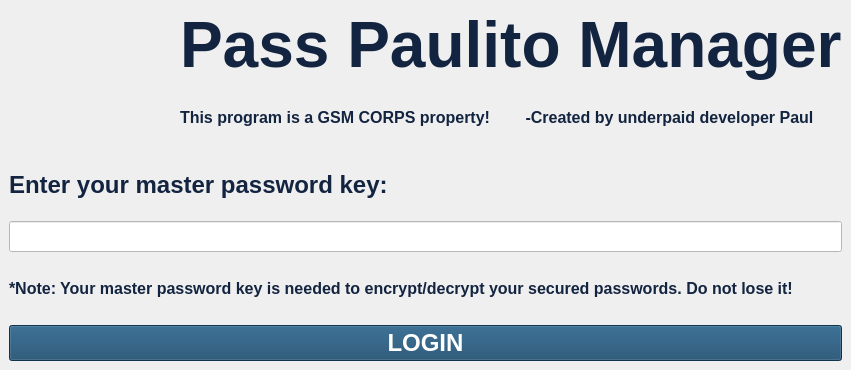
<?xml version="1.0" encoding="UTF-8"?>
<ui version="4.0">
 <class>MainWindow</class>
 <widget class="QMainWindow" name="MainWindow">
  <property name="geometry">
   <rect>
    <x>0</x>
    <y>0</y>
    <width>851</width>
    <height>370</height>
   </rect>
  </property>
  <property name="minimumSize">
   <size>
    <width>851</width>
    <height>370</height>
   </size>
  </property>
  <property name="maximumSize">
   <size>
    <width>851</width>
    <height>370</height>
   </size>
  </property>
  <property name="windowTitle">
   <string>Pass Paulito Manager v1.0</string>
  </property>
  <property name="windowIcon">
   <iconset resource="Resources.qrc">
    <normaloff>:/IconImage/Icon.png</normaloff>:/IconImage/Icon.png</iconset>
  </property>
  <property name="toolTip">
   <string>&lt;html&gt;&lt;head/&gt;&lt;body&gt;&lt;p&gt;&lt;br/&gt;&lt;/p&gt;&lt;/body&gt;&lt;/html&gt;</string>
  </property>
  <property name="whatsThis">
   <string>&lt;html&gt;&lt;head/&gt;&lt;body&gt;&lt;p&gt;&lt;br/&gt;&lt;/p&gt;&lt;/body&gt;&lt;/html&gt;</string>
  </property>
  <property name="autoFillBackground">
   <bool>false</bool>
  </property>
  <property name="styleSheet">
   <string notr="true">background-image: url(:/BackgroundImage/Background.jpg);
background-repeat: no-repeat;
background-position: center;
background-size: cover;</string>
  </property>
  <property name="toolButtonStyle">
   <enum>Qt::ToolButtonIconOnly</enum>
  </property>
  <widget class="QWidget" name="centralwidget">
   <layout class="QGridLayout" name="gridLayout_2">
    <item row="0" column="0">
     <layout class="QGridLayout" name="gridLayout">
      <item row="0" column="1">
       <widget class="QLabel" name="label_2">
        <property name="font">
         <font>
          <pointsize>48</pointsize>
          <weight>75</weight>
          <bold>true</bold>
          <strikeout>false</strikeout>
         </font>
        </property>
        <property name="styleSheet">
         <string notr="true">background: transparent;
color: #132440;
</string>
        </property>
        <property name="text">
         <string>Pass Paulito Manager</string>
        </property>
       </widget>
      </item>
      <item row="5" column="0" colspan="2">
       <widget class="QPushButton" name="Login_Button">
        <property name="font">
         <font>
          <pointsize>18</pointsize>
          <weight>75</weight>
          <bold>true</bold>
         </font>
        </property>
        <property name="styleSheet">
         <string notr="true">background: #16476A;
color: white;</string>
        </property>
        <property name="text">
         <string>LOGIN</string>
        </property>
       </widget>
      </item>
      <item row="1" column="1">
       <widget class="QLabel" name="label_3">
        <property name="font">
         <font>
          <pointsize>12</pointsize>
          <weight>75</weight>
          <bold>true</bold>
          <strikeout>false</strikeout>
         </font>
        </property>
        <property name="styleSheet">
         <string notr="true">background: transparent;
color: #132440;
</string>
        </property>
        <property name="text">
         <string>This program is a GSM CORPS property!        -Created by underpaid developer Paul</string>
        </property>
        <property name="scaledContents">
         <bool>false</bool>
        </property>
       </widget>
      </item>
      <item row="0" column="0" rowspan="2">
       <widget class="QLabel" name="label">
        <property name="styleSheet">
         <string notr="true">background: transparent;
</string>
        </property>
        <property name="text">
         <string/>
        </property>
        <property name="pixmap">
         <pixmap resource="Resources.qrc">:/IconImage/Icon.png</pixmap>
        </property>
        <property name="scaledContents">
         <bool>false</bool>
        </property>
       </widget>
      </item>
      <item row="3" column="0" colspan="2">
       <widget class="QLineEdit" name="Master_Password">
        <property name="font">
         <font>
          <pointsize>14</pointsize>
          <weight>75</weight>
          <bold>true</bold>
         </font>
        </property>
        <property name="styleSheet">
         <string notr="true">color: black;
background: white;
caret-color: black;
selection-color: white;
selection-background-color: #0078d7;
</string>
        </property>
       </widget>
      </item>
      <item row="4" column="0" colspan="2">
       <widget class="QLabel" name="label_5">
        <property name="font">
         <font>
          <pointsize>12</pointsize>
          <weight>75</weight>
          <bold>true</bold>
          <strikeout>false</strikeout>
         </font>
        </property>
        <property name="styleSheet">
         <string notr="true">background: transparent;
color: #132440;
</string>
        </property>
        <property name="text">
         <string>*Note: Your master password key is needed to encrypt/decrypt your secured passwords. Do not lose it!</string>
        </property>
        <property name="wordWrap">
         <bool>true</bool>
        </property>
       </widget>
      </item>
      <item row="2" column="0" colspan="2">
       <widget class="QLabel" name="label_4">
        <property name="font">
         <font>
          <pointsize>18</pointsize>
          <weight>75</weight>
          <bold>true</bold>
          <strikeout>false</strikeout>
         </font>
        </property>
        <property name="styleSheet">
         <string notr="true">background: transparent;
color: #132440;
</string>
        </property>
        <property name="text">
         <string>Enter your master password key:</string>
        </property>
       </widget>
      </item>
     </layout>
    </item>
   </layout>
  </widget>
 </widget>
 <resources>
  <include location="Resources.qrc"/>
 </resources>
 <connections/>
</ui>
